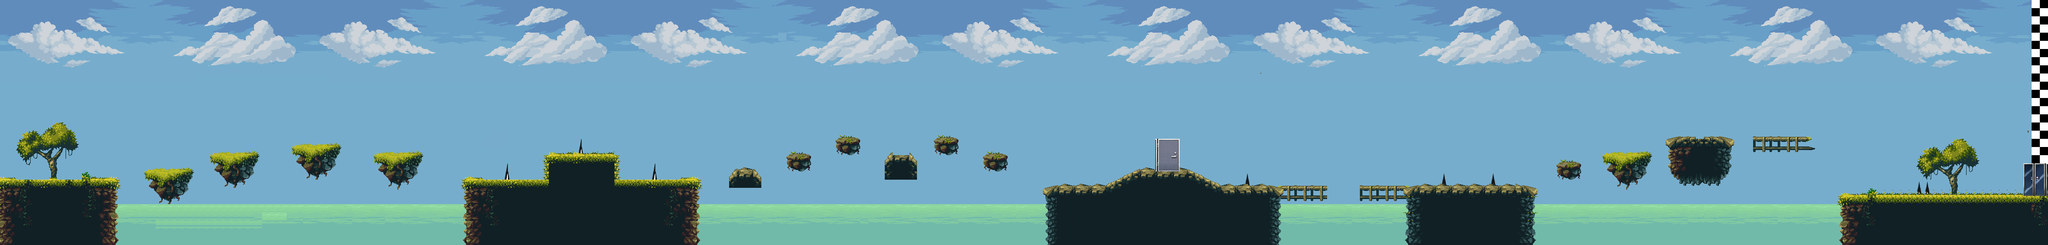

Rendered tile map (Tiled .tmx) drawn with the repository's tilesets; below, a short description and the map source with its tile grids summarised:
An orthogonal 250x30 tile map with 16x16 px tiles, 4 tile layers (Background, Sea, Spikes, Ground), 7 tilesets and 55 objects.

<map version="1.4" tiledversion="1.4.3" orientation="orthogonal" renderorder="right-down" width="250" height="30" tilewidth="16" tileheight="16" infinite="0" nextlayerid="17" nextobjectid="263">
 <tileset firstgid="1" name="sky_cloud" tilewidth="16" tileheight="16" spacing="2" margin="1" tilecount="418" columns="38">
  <image source="tilesets/sky_cloud.png" width="688" height="211" />
 </tileset>
 <tileset firstgid="419" name="sky" tilewidth="16" tileheight="16" spacing="2" margin="1" tilecount="418" columns="38">
  <image source="tilesets/sky.png" width="688" height="211" />
 </tileset>
 <tileset firstgid="837" name="sea" tilewidth="16" tileheight="16" spacing="2" margin="1" tilecount="30" columns="6">
  <image source="tilesets/sea.png" width="112" height="96" />
 </tileset>
 <tileset firstgid="867" name="tileset" tilewidth="16" tileheight="16" tilecount="1160" columns="58">
  <image source="tilesets/tileset.png" width="928" height="320" />
 </tileset>
 <tileset firstgid="2027" name="doors" tilewidth="16" tileheight="16" spacing="2" margin="1" tilecount="1024" columns="32">
  <image source="tilesets/doors.png" width="576" height="576" />
 </tileset>
 <tileset firstgid="3051" name="spikes" tilewidth="16" tileheight="16" spacing="2" margin="1" tilecount="72" columns="9">
  <image source="tilesets/spikes.png" width="164" height="160" />
 </tileset>
 <tileset firstgid="3123" name="d6t9hjj-c3db12c0-0e29-4b3b-a14b-5fcb16ed1e77" tilewidth="16" tileheight="16" spacing="2" margin="1" tilecount="1696" columns="32">
  <image source="tilesets/d6t9hjj-c3db12c0-0e29-4b3b-a14b-5fcb16ed1e77.png" width="576" height="960" />
 </tileset>
 <layer id="1" name="Background" width="250" height="30">
  <data>[7500 cells, 7499 non-empty, 426 distinct tile ids]</data>
 </layer>
 <layer id="2" name="Sea" width="250" height="30">
  <data>[7500 cells, 1250 non-empty, 30 distinct tile ids]</data>
 </layer>
 <layer id="6" name="Spikes" width="250" height="30">
  <data>[7500 cells, 297 non-empty, 122 distinct tile ids]</data>
 </layer>
 <layer id="3" name="Ground" width="250" height="30">
  <data>[7500 cells, 1804 non-empty, 312 distinct tile ids]</data>
 </layer>
 <objectgroup id="11" name="Boundiries">
  <object id="234" x="0" y="3.90909" width="5.09091" height="475.909" />
  <object id="235" x="-0.333333" y="0.333333" width="4000.33" height="3.66667" />
  <object id="236" x="4001.33" y="0" width="4" height="483.333" />
 </objectgroup>
 <objectgroup id="7" name="Ground">
  <object id="144" x="2745.32" y="366.528" width="252.333" height="112.972" />
  <object id="161" x="1920" y="297" width="50" height="37" />
  <object id="162" x="2324.67" y="364.5" width="181.333" height="114" />
  <object id="168" x="2228" y="333.5" width="95" height="144" />
  <object id="194" x="2038" y="367.5" width="186" height="109" />
  <object id="195" x="1724" y="301.5" width="66" height="51" />
  <object id="196" x="1632" y="269.5" width="47" height="35" />
  <object id="197" x="1538" y="297.5" width="50" height="43" />
  <object id="198" x="1423" y="330.5" width="64" height="37" />
  <object id="201" x="1208" y="352" width="155" height="132" />
  <object id="203" x="1066" y="304.5" width="140" height="175" />
  <object id="205" x="904" y="346" width="157" height="132" />
  <object id="206" x="730" y="303" width="100" height="78" />
  <object id="207" x="572" y="283" width="100" height="78" />
  <object id="208" x="412" y="299" width="93" height="70" />
  <object id="209" x="280" y="331" width="93" height="62" />
  <object id="210" x="-2" y="348" width="233" height="132" />
  <object id="217" x="2509" y="380.014" width="86.6663" height="14.972" />
  <object id="220" x="3038.33" y="313.014" width="55.3333" height="38.972" />
  <object id="221" x="3133.33" y="299.514" width="86.3333" height="60.972" />
  <object id="222" x="3254.33" y="268.514" width="130.333" height="93.972" />
  <object id="223" x="3420.33" y="283.514" width="123.333" height="13.972" />
  <object id="233" x="3594.33" y="384.014" width="403.333" height="97.972" />
  <object id="243" x="2199" y="337" width="27" height="29.3333" />
  <object id="244" x="2326" y="340" width="32" height="21.3333" />
  <object id="245" x="2653.33" y="380.667" width="90" height="14" />
  <object id="257" x="2173" y="348" width="26" height="17" />
  <object id="262" x="1824" y="265" width="50" height="40" />
 </objectgroup>
 <objectgroup id="9" name="Door">
  <object id="110" x="3952" y="319" width="46" height="65" />
  <object id="193" x="2256.5" y="224.167" width="47.3333" height="110.667" />
 </objectgroup>
 <objectgroup id="8" name="Spikes">
  <object id="183" x="2427" y="336.5" width="16" height="27" />
  <object id="211" x="981" y="319.5" width="16" height="31" />
  <object id="212" x="1128" y="275.5" width="16" height="32" />
  <object id="213" x="1271" y="319.5" width="16" height="31" />
  <object id="214" x="2812" y="337.5" width="16" height="28" />
  <object id="215" x="2908" y="337.5" width="16" height="26" />
  <object id="229" x="3743" y="356.5" width="27" height="24" />
 </objectgroup>
 <objectgroup id="12" name="Sea">
  <object id="237" x="235" y="396" width="667" height="80" />
  <object id="238" x="1369" y="399" width="668" height="77" />
  <object id="239" x="2509" y="403" width="233" height="74" />
  <object id="240" x="3005" y="403" width="586" height="71" />
 </objectgroup>
 <objectgroup id="13" name="FinishLine">
  <object id="242" x="3969.33" y="38.6667" width="10.6667" height="345.333" />
 </objectgroup>
 <objectgroup id="14" name="Enemy Bounds">
  <object id="247" x="2748" y="241" width="3" height="118" />
  <object id="248" x="2997" y="243" width="2" height="119" />
  <object id="253" x="1992" y="349" width="69" />
  <object id="254" x="1994" y="158" width="63" />
  <object id="259" x="3535" y="388" width="62" height="3" />
  <object id="260" x="3536" y="176" width="63" height="2" />
 </objectgroup>
 <objectgroup id="15" name="Dragon">
  <object id="246" x="2859" y="329" width="34" height="31" />
 </objectgroup>
 <objectgroup id="16" name="BlueDragon">
  <object id="255" x="2005" y="278" width="33" height="32" />
  <object id="261" x="3556" y="275" width="32" height="39" />
 </objectgroup>
 <objectgroup id="5" name="Fruits">
  <object id="187" x="2338.33" y="86.3333" width="1" />
 </objectgroup>
</map>
